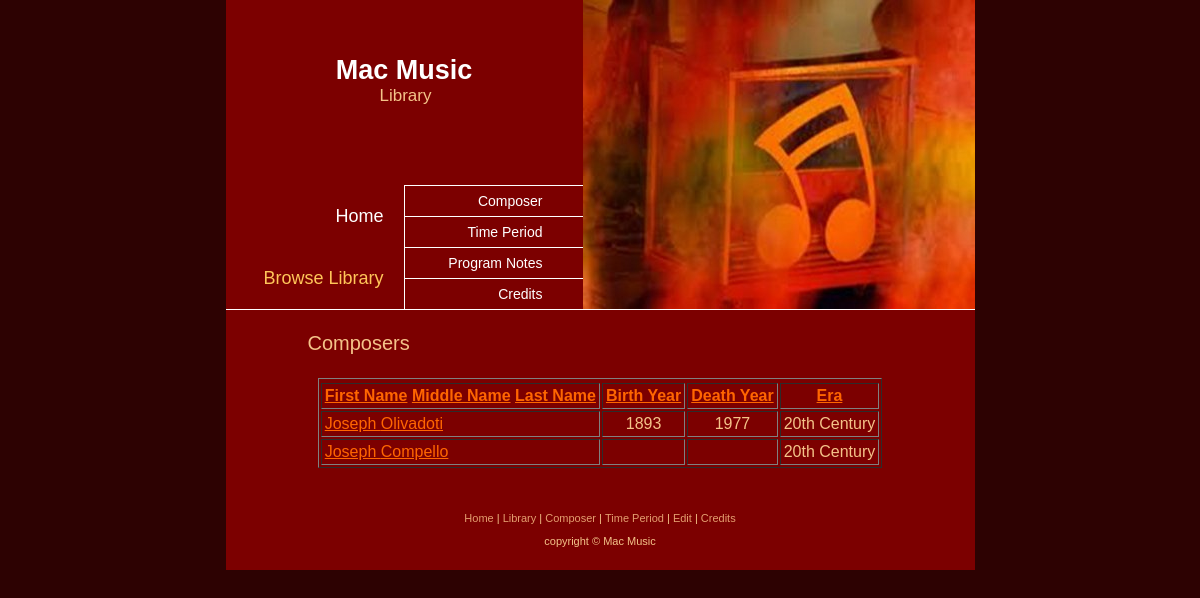
The page /composers.php?fname=Joseph on the database its author committed.
### tables this page shows
CREATE TABLE `composers` (
  `id` int(8) NOT NULL auto_increment,
  `fname` varchar(50) default NULL,
  `mname` varchar(50) default NULL,
  `lname` varchar(50) default NULL,
  `birth` int(8) default NULL,
  `death` int(8) default NULL,
  `era_id` int(8) default NULL,
  `timestamp` timestamp NOT NULL default CURRENT_TIMESTAMP on update CURRENT_TIMESTAMP,
  PRIMARY KEY  (`id`),
  KEY `FK_composers_era_id` (`era_id`),
  CONSTRAINT `FK_composers_era_id` FOREIGN KEY (`era_id`) REFERENCES `era` (`id`)
);

CREATE TABLE `era` (
  `id` int(8) NOT NULL auto_increment,
  `era` varchar(20) default NULL,
  PRIMARY KEY  (`id`)
);

### composers.php (the view, shortened to what this page needs)
<div id='body'>
        <div id='left'>
                <div id='welcome'>
                        <h2 class="guilded"><span>Composers</span></h2>
                </div>
        </div>
</div>
<?php
$fname = $_REQUEST['fname'];
$mname = $_REQUEST['mname'];
$lname = $_REQUEST['lname'];
$birthmin = $_REQUEST['birthmin'];
$birthmax = $_REQUEST['birthmax'];
$deathmin = $_REQUEST['deathmin'];
$deathmax = $_REQUEST['deathmax'];
$selectedera = $_REQUEST['era'];
?>
<br/><br/>
<?php
$sort = $_REQUEST['sort'];
if ((empty($fname)) && (empty($mname)) && (empty($lname)) && (empty($birthmin)) && (empty($birthmax)) && (empty($deathmin)) && (empty($deathmax)) && (empty($selectedera)))
	$query = "SELECT * FROM `composers`";
else
$query = "SELECT * FROM `composers` where ";
if (!empty($fname)) {
	$query .= "fname like '$fname%' ";
	$set = FALSE; }
switch ($sort):
	default:
		$query .= "ORDER by id";
		break;
endswitch;
$query .= ";";
$result = mysql_query($query) or die ("Table composers was not found.");
$rownum = mysql_num_rows($result);
for ($i = 0; $i < $rownum; $i++) {
        $composer[$i] = mysql_fetch_row($result); }
if (empty($composer)) {
	echo "<BR>\n";
	echo "<H2 align=\"center\">There are no composers that match your search request.</H2>\n"; }
else
{
?>
<br/><br/>
<TABLE align = "center" cellpadding = "3" border = "1">
<TR>
<?php
$extention = "&fname=$fname&mname=$mname&lname=$lname&birthmin=$birthmin&birthmax=$birthmax&death=$deathmin&deathmax=$deathmax&era=$selectedera";
if ($flip == FALSE || EMPTY($flip)) {
	echo "<TH><A href=\"" . $PHP_SELF . "?sort=fname1$extention\">First Name</A></FONT>\n";
	echo "<A href=\"" . $PHP_SELF . "?sort=mname1$extention\">Middle Name</A></FONT>\n";
	echo "<A href=\"" . $PHP_SELF . "?sort=lname1$extention\">Last Name</A></FONT></TH>\n";
	echo "<TH align =\"center\"><A href=\"" . $PHP_SELF . "?sort=birth1$extention\">Birth Year</A></FONT></TH>\n";
	echo "<TH align =\"center\"><A href=\"" . $PHP_SELF . "?sort=death1$extention\">Death Year</A></FONT></TH>\n";
	echo "<TH align =\"center\"><A href=\"" . $PHP_SELF . "?sort=era1$extention\">Era</A></FONT></TH>\n";
	echo "</TR>\n"; }
for ($i = 0; $i < $rownum; $i++) {
	echo "<TR>";
	echo "<TD align=\"left\">$color<A href = \"compositions.php?id=" . $composer[$i][0] . "\">" . $composer[$i][1] . " </A></FONT>";
echo "$color<A href = \"compositions.php?id=" . $composer[$i][0] . "\">" . $composer[$i][3] . "</FONT>";
echo "</TD>";
if (empty($composer[$i][4]))
        $composer[$i][4] = "&nbsp";
echo "<TD align = \"center\">$color" . $composer[$i][4] . "</FONT>";
echo "</TD>";
if (empty($composer[$i][5]))
	$composer[$i][5] = "&nbsp";
echo "<TD align = \"center\">$color" . $composer[$i][5] . "</FONT>";
echo "</TD>\n";
$query = "SELECT era FROM `era` WHERE id = " . $composer[$i][6] . ";";
$result = mysql_query($query) or die ("Table era was not found.");
$rownum1 = mysql_num_rows($result);;
for ($j = 0; $j < $rownum1; $j++)
        $era[$j] = mysql_fetch_row($result);
	echo "<TD align =\"center\">$color" . $era[0][0] . "</FONT></TD>\n";
	echo "</TR>"; }
echo "</TABLE>";
echo "<br/>\n"; }
?>
</BODY>
</HTML>

### style.css (style rules this page uses)
html, body, form, h1, h2, h3, h4, ul, li { margin: 0; padding: 0; }
a { color: #FF6600; }
.clear { clear: both; }
body { background: #2D0202; text-align: center; font: 11px arial, sans-serif; color: #F4C389; padding-bottom: 10px; }
#wrapper { text-align: left; margin: auto; width: 749px; position: relative; background: #7C0000 top right url(images/header.jpg) no-repeat; }
#logo { width: 357px; background: url(images/logo.jpg) no-repeat; height: 185px; text-align: center; }
#logo h1 { padding-top: 55px; color: #fff; font: bold 27px "arial black", arial, sans-serif; }
#logo p { margin: 0em; padding-left: 3px; font: 17px "arial narrow", arial, sans-serif; }
#nav li { list-style: none; }
#nav-left { width: 178px; }
#nav-left li { background: url(images/nav_bg.jpg) repeat-x; font: 18px "arial narrow", arial, sans-serif; height: 62px; line-height: 62px; text-align: right; }
#nav-left a { color: #fff; text-decoration: none; padding-right: 20px; }
#nav-left .orange a { color: #FFC559; }
#nav-right { position: absolute; top: 185px; left: 178px; width: 178px; border-left: 1px solid white; }
#nav-right ul { text-align: right; }
#nav-right li { font: 14px "arial narrow", arial, sans-serif; height: 30px; line-height: 30px; border-top: 1px solid white; background: 152px 10px url(images/arr.gif) no-repeat; padding-right: 40px; }
#nav-right a { color: white; text-decoration: none; }
#body { border-top: 1px solid white; padding-top: 20px; }
#left { float: left; width: 352px; padding-left: 15px; }
#welcome { padding-left: 29px; }
h2.guilded { background: bottom left url(images/welcome_bg.gif) repeat-x; height: 20px; margin-bottom: 0.8em; font-weight: normal; font-size: 20px; }
h2.guilded span { background: #7C0000 url(images/h_glif.gif) no-repeat; padding-left: 38px; padding-right: 8px; padding-top: 2px; float: left; }
p { margin: 1em 0; line-height: 1.1; }
#footer { text-align: center; background: url(images/divider.gif) repeat-x; padding: 20px 20px 12px 20px; margin: 0 2em; }
#footer li { list-style: none; display: inline; }
#footer a { color: #E49E6F; text-decoration: none; }

### rows shown on the page
composers: fname "Joseph", lname "Olivadoti", birth "1893", death "1977", era.era "20th Century"
composers: fname "Joseph", lname "Compello"
era: era "20th Century"
